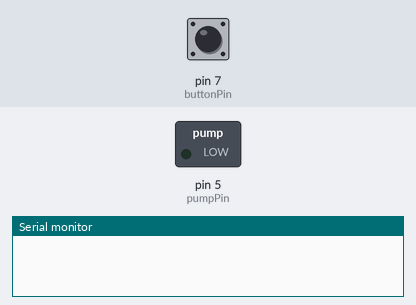
A sketch run on a simulated Arduino Uno, built with avr-gcc and run on an emulated ATmega328P. Parts: switched loads named in the sketch (green lamp = pin HIGH), the last lines printed to the serial monitor. The inputs (shaded band) are chosen by the test bench; at power-on: pin 7 (buttonPin) HIGH.

Above: at 1.2 s.
1.3 s: pin 7 (buttonPin) pulled LOW for 0.15 s
At 2.0 s:
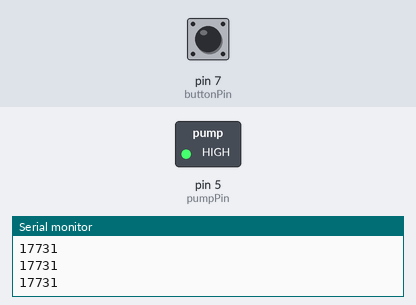
Timing chart, 0 to 27.8 s (numbered marks = the images above; inputs shaded):
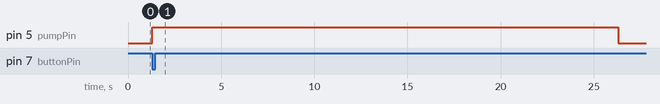

The sketch:

monitor.ino
```cpp
// This program listens to a button and on press sends
// data continuously to the serial port for a set duration.

// Pins
int buttonPin = 7;
int pumpPin = 5;

// Input
int reading;

// Delay
long time = 0;
long debounce = 1000; //3000
int signalInterval = 20; //40
int duration = 25000;

void setup() {
  pinMode(buttonPin, INPUT);
  digitalWrite(buttonPin, HIGH); // Turn on internal resistor

  pinMode(pumpPin, OUTPUT);
  digitalWrite(pumpPin, LOW);  // start by turning the pump off

  Serial.begin(9600);
}

void loop() {
  reading = digitalRead(buttonPin);

  if (reading == LOW && millis() > time + debounce) {
    time = millis();

    digitalWrite(pumpPin, HIGH);  // turn the pump on

    //send signals to the visualization
    while (millis() < time + duration) {
      Serial.println('DEC');
      delay(signalInterval);
    }

    digitalWrite(pumpPin, LOW);  // turn the pump off
  }
}
```

Measured:
- after the input at 1.3 s, pin 5 (pumpPin): LOW → HIGH at once, → LOW 25.0 s later
